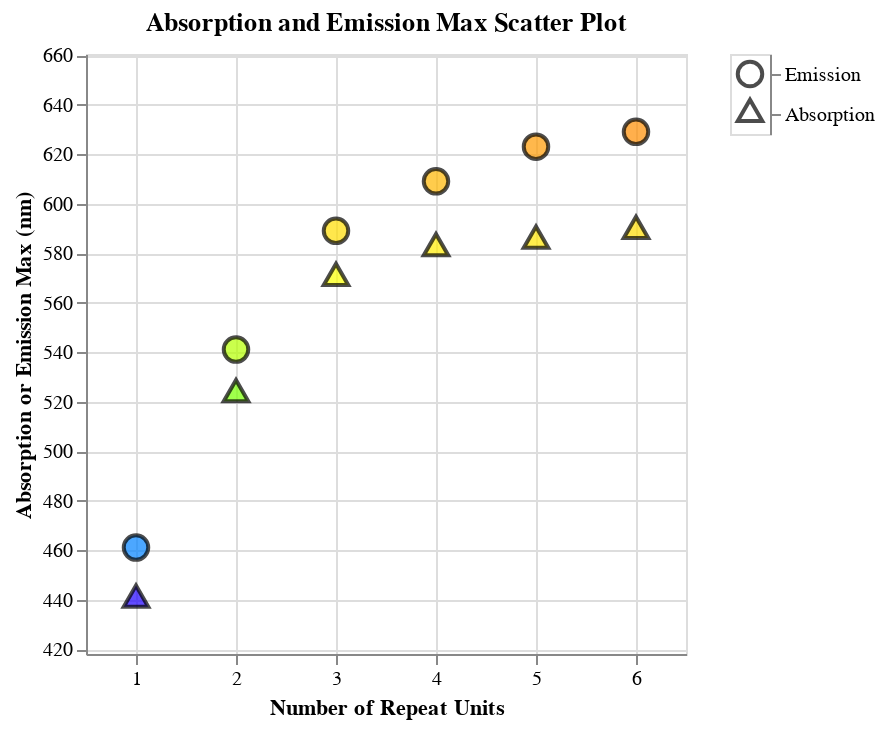

Here is the notebook cell this chart was saved with:
### Code cell
import altair as alt
import polars as pl  # Assuming you're using Polars for the dataframe manipulation

# Define a color scale that corresponds to the visible spectrum
color_scale = alt.Scale(
    domain=[380, 700],  # Wavelength range (approximate visible light)
    range=[
        '#8B00FF',  # Violet (~380 nm)
        '#0000FF',  # Blue (~450 nm)
        '#00FF00',  # Green (~520 nm)
        '#FFFF00',  # Yellow (~580 nm)
        '#FF7F00',  # Orange (~600 nm)
        '#FF0000',  # Red (~700 nm)
    ]
)

# Larger point size for better visibility
point_size = 150
stroke_width = 2

# Absorption scatter plot with black stroke and fill color based on wavelength
scatter_absorption = (
    alt.Chart(df_matches)
    .mark_point(size=point_size, filled=True, stroke='black', strokeWidth=stroke_width)  # Black border with a fill color
    .encode(
        x="repeat_unit_match_count",
        y="Absorption max (nm)",
        color=alt.Color("Absorption max (nm)", scale=color_scale, title="Wavelength (nm)", legend=None),  # Fill color corresponds to wavelength
        shape=alt.value('triangle'),  # Shape for absorption
        tooltip=["repeat_unit_match_count", "Absorption max (nm)"]
    )
    .properties(title="Absorption max")
)

# Emission scatter plot with black stroke and fill color based on wavelength
scatter_emission = (
    alt.Chart(df_matches)
    .mark_point(size=point_size, filled=True, stroke='black', strokeWidth=stroke_width)  # Black border with a fill color
    .encode(
        x="repeat_unit_match_count",
        y="Emission max (nm)",
        color=alt.Color("Emission max (nm)", scale=color_scale, title="Wavelength (nm)", legend=None),  # Fill color corresponds to wavelength
        shape=alt.value('circle'),  # Shape for emission
        tooltip=["repeat_unit_match_count", "Emission max (nm)"],
    )
    .properties(title="Emission max")
)

# Manually create a legend for shapes with the reordered entries (Emission on top, Absorption on bottom)
legend_data = pl.DataFrame(
    {
        "Type": ["Emission", "Absorption"],  # Reordered: Emission first, Absorption second
        "Shape": ["circle", "triangle"]
    }
)

shapes = ["circle", "triangle"]
legend = (
    alt.Chart(legend_data)
    .mark_point(size=point_size)
    .encode(
        y=alt.Y(
            "Type:N", 
            sort=[
                "Emission",
                "Absorption",
            ],  # Explicit sort order
            axis=alt.Axis(orient="right"), 
            title="",
            ),
        shape=alt.Shape("Shape:N", scale=alt.Scale(domain=shapes, range=shapes), legend=None),  # Disable shape legend
        color=alt.value("black"),  # Keep legend shapes black for distinction
    )
)

# Combine the scatter plots
scatter_combined = (
    alt.layer(scatter_absorption, scatter_emission)
    .properties(title="Absorption and Emission Max Scatter Plot")
    .encode(
        y=alt.Y(
            "Absorption max (nm)",
            scale=alt.Scale(domain=[y_min, y_max]),
            title="Absorption or Emission Max (nm)",
        ),
        x=alt.X(
            "repeat_unit_match_count",
            scale=alt.Scale(domain=[0.5, max_x_value]),
            title="Number of Repeat Units",
        ),
    )
    .interactive()
)

# Combine the scatter plot with the legend
final_chart = alt.hconcat(scatter_combined, legend)

# Display the chart
final_chart.show()

### Figure 1 — Vega specification as saved in the notebook (floating-point values rounded to 4 significant figures)
{"$schema": "https://vega.github.io/schema/vega/v5.json", "data": [{"name": "param_56_store"}, {"name": "source_0"}, {"name": "data_0", "values": [{"Absorption max (nm)": 440.0, "repeat_unit_match_count": 1}, {"Absorption max (nm)": 523.0, "repeat_unit_match_count": 2}, {"Absorption max (nm)": 570.0, "repeat_unit_match_count": 3}, {"Absorption max (nm)": 582.0, "repeat_unit_match_count": 4}, {"Absorption max (nm)": 585.0, "repeat_unit_match_count": 5}, {"Absorption max (nm)": 589.0, "repeat_unit_match_count": 6}]}, {"name": "data_1", "values": [{"Emission max (nm)": 461.0, "repeat_unit_match_count": 1}, {"Emission max (nm)": 541.0, "repeat_unit_match_count": 2}, {"Emission max (nm)": 589.0, "repeat_unit_match_count": 3}, {"Emission max (nm)": 609.0, "repeat_unit_match_count": 4}, {"Emission max (nm)": 623.0, "repeat_unit_match_count": 5}, {"Emission max (nm)": 629.0, "repeat_unit_match_count": 6}]}, {"name": "source_1", "values": [{"Shape": "circle", "Type": "Emission", "y_Type_sort_index": 0.0}, {"Shape": "triangle", "Type": "Absorption", "y_Type_sort_index": 1.0}]}, {"name": "source_1_concat_1_y_domain_Type", "values": [{"Type": "Emission", "sort_field": 0.0}, {"Type": "Absorption", "sort_field": 1.0}]}], "signals": [{"name": "concat_0_width", "value": 300}, {"name": "concat_0_height", "value": 300}, {"name": "concat_1_width", "value": 20}, {"name": "concat_1_y_step", "value": 20}, {"name": "concat_1_height", "update": "bandspace(domain('concat_1_y').length, 1, 0.5) * concat_1_y_step"}, {"name": "unit", "value": {}, "on": [{"events": "pointermove", "update": "isTuple(group()) ? group() : unit"}]}, {"name": "param_56", "update": "{\"repeat_unit_match_count\": param_56_repeat_unit_match_count, \"Absorption max (nm)\": param_56_Absorption_max__nm_}"}, {"name": "param_56_repeat_unit_match_count"}, {"name": "param_56_Absorption_max__nm_"}], "marks": [{"type": "group", "name": "concat_0_group", "encode": {"update": {"width": {"signal": "concat_0_width"}, "height": {"signal": "concat_0_height"}}}, "signals": [{"name": "param_56_repeat_unit_match_count", "on": [{"events": [{"source": "view", "type": "dblclick"}], "update": "null"}, {"events": {"signal": "param_56_translate_delta"}, "update": "panLinear(param_56_translate_anchor.extent_x, -param_56_translate_delta.x / concat_0_width)"}, {"events": {"signal": "param_56_zoom_delta"}, "update": "zoomLinear(domain(\"concat_0_x\"), param_56_zoom_anchor.x, param_56_zoom_delta)"}], "push": "outer"}, {"name": "param_56_Absorption_max__nm_", "on": [{"events": [{"source": "view", "type": "dblclick"}], "update": "null"}, {"events": {"signal": "param_56_translate_delta"}, "update": "panLinear(param_56_translate_anchor.extent_y, param_56_translate_delta.y / concat_0_height)"}, {"events": {"signal": "param_56_zoom_delta"}, "update": "zoomLinear(domain(\"concat_0_y\"), param_56_zoom_anchor.y, param_56_zoom_delta)"}], "push": "outer"}, {"name": "param_56_tuple", "on": [{"events": [{"signal": "param_56_repeat_unit_match_count || param_56_Absorption_max__nm_"}], "update": "param_56_repeat_unit_match_count && param_56_Absorption_max__nm_ ? {unit: \"view_54\", fields: param_56_tuple_fields, values: [param_56_repeat_unit_match_count,param_56_Absorption_max__nm_]} : null"}]}, {"name": "param_56_tuple_fields", "value": [{"field": "repeat_unit_match_count", "channel": "x", "type": "R"}, {"field": "Absorption max (nm)", "channel": "y", "type": "R"}]}, {"name": "param_56_translate_anchor", "value": {}, "on": [{"events": [{"source": "scope", "type": "pointerdown"}], "update": "{x: x(unit), y: y(unit), extent_x: domain(\"concat_0_x\"), extent_y: domain(\"concat_0_y\")}"}]}, {"name": "param_56_translate_delta", "value": {}, "on": [{"events": [{"source": "window", "between": [{"source": "scope", "type": "pointerdown"}, {"source": "window", "type": "pointerup"}], "type": "pointermove", "consume": true}], "update": "{x: param_56_translate_anchor.x - x(unit), y: param_56_translate_anchor.y - y(unit)}"}]}, {"name": "param_56_zoom_anchor", "on": [{"events": [{"source": "scope", "consume": true, "type": "wheel"}], "update": "{x: invert(\"concat_0_x\", x(unit)), y: invert(\"concat_0_y\", y(unit))}"}]}, {"name": "param_56_zoom_delta", "on": [{"events": [{"source": "scope", "consume": true, "type": "wheel"}], "update": "pow(1.001, event.deltaY * pow(16, event.deltaMode))", "force": true}]}, {"name": "param_56_modify", "on": [{"events": {"signal": "param_56_tuple"}, "update": "modify(\"param_56_store\", param_56_tuple, true)"}]}], "marks": [{"type": "symbol", "name": "view_54_marks", "from": {"data": "data_0"}, "encode": {"update": {"opacity": {"value": 0.7}, "strokeWidth": {"value": 2}, "stroke": {"value": "black"}, "fill": {"field": "Absorption max (nm)", "scale": "color"}, "x": {"field": "repeat_unit_match_count", "scale": "concat_0_x"}, "tooltip": {"signal": "{\"repeat_unit_match_count\": format(datum[\"repeat_unit_match_count\"], \"\"), \"Absorption max (nm)\": format(datum[\"Absorption max (nm)\"], \"\")}"}, "y": {"field": "Absorption max (nm)", "scale": "concat_0_y"}, "size": {"value": 150}, "shape": {"value": "triangle"}}}, "style": ["point"], "interactive": true, "clip": true}, {"type": "symbol", "name": "concat_0_layer_1_marks", "from": {"data": "data_1"}, "encode": {"update": {"x": {"field": "repeat_unit_match_count", "scale": "concat_0_x"}, "shape": {"value": "circle"}, "stroke": {"value": "black"}, "tooltip": {"signal": "{\"repeat_unit_match_count\": format(datum[\"repeat_unit_match_count\"], \"\"), \"Emission max (nm)\": format(datum[\"Emission max (nm)\"], \"\")}"}, "size": {"value": 150}, "strokeWidth": {"value": 2}, "fill": {"field": "Emission max (nm)", "scale": "color"}, "y": {"field": "Emission max (nm)", "scale": "concat_0_y"}, "opacity": {"value": 0.7}}}, "clip": true, "interactive": true, "style": ["point"]}], "axes": [{"scale": "concat_0_x", "domain": false, "minExtent": 0, "tickCount": {"signal": "ceil(concat_0_width/40)"}, "maxExtent": 0, "zindex": 0, "grid": true, "aria": false, "labels": false, "gridScale": "concat_0_y", "orient": "bottom", "ticks": false}, {"scale": "concat_0_y", "orient": "left", "maxExtent": 0, "zindex": 0, "aria": false, "gridScale": "concat_0_x", "grid": true, "domain": false, "tickCount": {"signal": "ceil(concat_0_height/40)"}, "labels": false, "minExtent": 0, "ticks": false}, {"scale": "concat_0_x", "orient": "bottom", "grid": false, "title": "Number of Repeat Units", "labelOverlap": true, "tickCount": {"signal": "ceil(concat_0_width/40)"}, "labelFlush": true, "zindex": 0}, {"scale": "concat_0_y", "orient": "left", "zindex": 0, "grid": false, "title": "Absorption or Emission Max (nm)", "tickCount": {"signal": "ceil(concat_0_height/40)"}, "labelOverlap": true}], "title": {"text": "Absorption and Emission Max Scatter Plot", "frame": "group"}, "style": "cell"}, {"type": "group", "name": "concat_1_group", "encode": {"update": {"width": {"signal": "concat_1_width"}, "height": {"signal": "concat_1_height"}}}, "signals": [{"name": "width", "update": "concat_1_width"}], "marks": [{"type": "symbol", "name": "concat_1_marks", "from": {"data": "source_1"}, "encode": {"update": {"x": {"signal": "concat_1_width", "mult": 0.5}, "fill": {"value": "transparent"}, "shape": {"field": "Shape", "scale": "shape"}, "opacity": {"value": 0.7}, "size": {"value": 150}, "stroke": {"value": "black"}, "y": {"field": "Type", "scale": "concat_1_y"}}}, "style": ["point"], "interactive": false}], "axes": [{"scale": "concat_1_y", "zindex": 0, "orient": "right", "grid": false}], "style": "cell"}], "scales": [{"name": "color", "type": "linear", "domain": [380, 700], "range": ["#8B00FF", "#0000FF", "#00FF00", "#FFFF00", "#FF7F00", "#FF0000"], "zero": false, "interpolate": "hcl"}, {"name": "shape", "type": "ordinal", "domain": ["circle", "triangle"], "range": ["circle", "triangle"]}, {"name": "concat_0_x", "type": "linear", "domain": [0.5, 6.5], "range": [0, {"signal": "concat_0_width"}], "domainRaw": {"signal": "param_56[\"repeat_unit_match_count\"]"}, "zero": false}, {"name": "concat_0_y", "type": "linear", "domain": [418, 660.5], "range": [{"signal": "concat_0_height"}, 0], "domainRaw": {"signal": "param_56[\"Absorption max (nm)\"]"}, "zero": false}, {"name": "concat_1_y", "type": "point", "domain": {"data": "source_1_concat_1_y_domain_Type", "field": "Type", "sort": {"op": "max", "field": "sort_field"}}, "range": {"step": {"signal": "concat_1_y_step"}}, "padding": 0.5}], "background": "white", "layout": {"padding": 20, "bounds": "full", "align": "each"}, "padding": 5}
